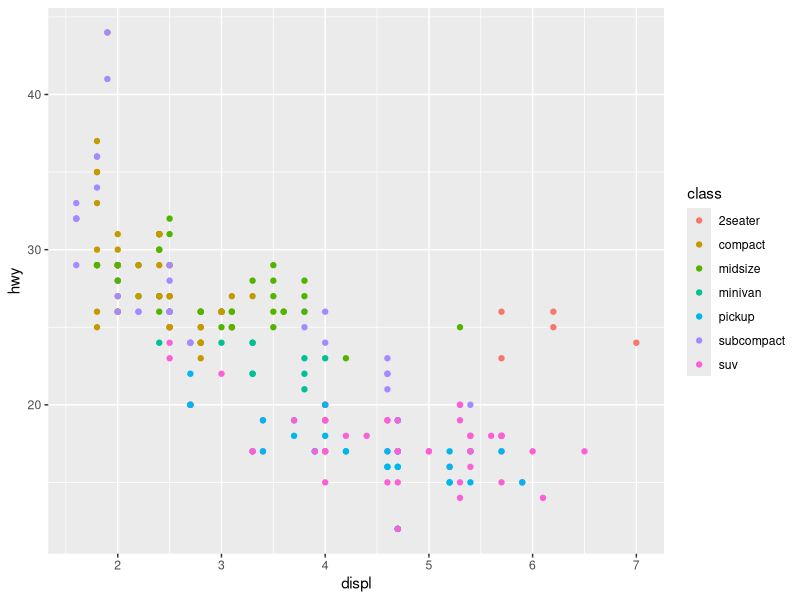
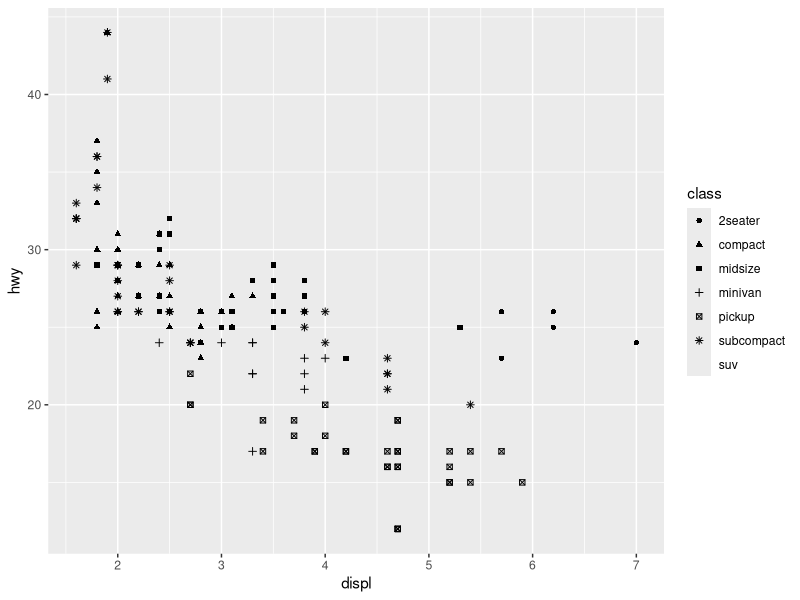
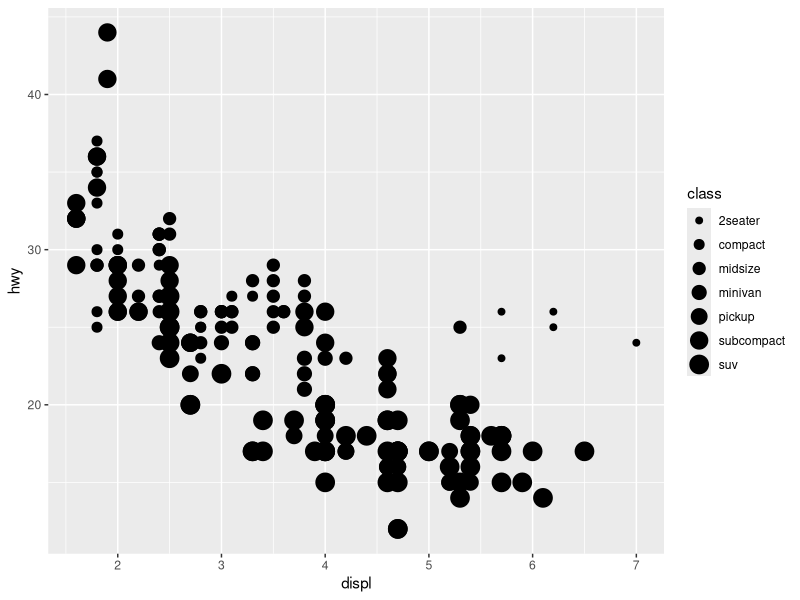
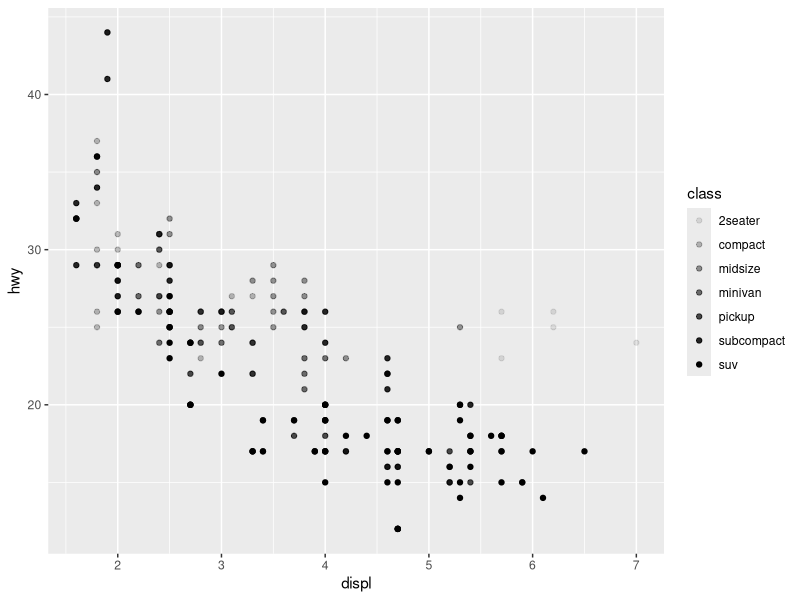
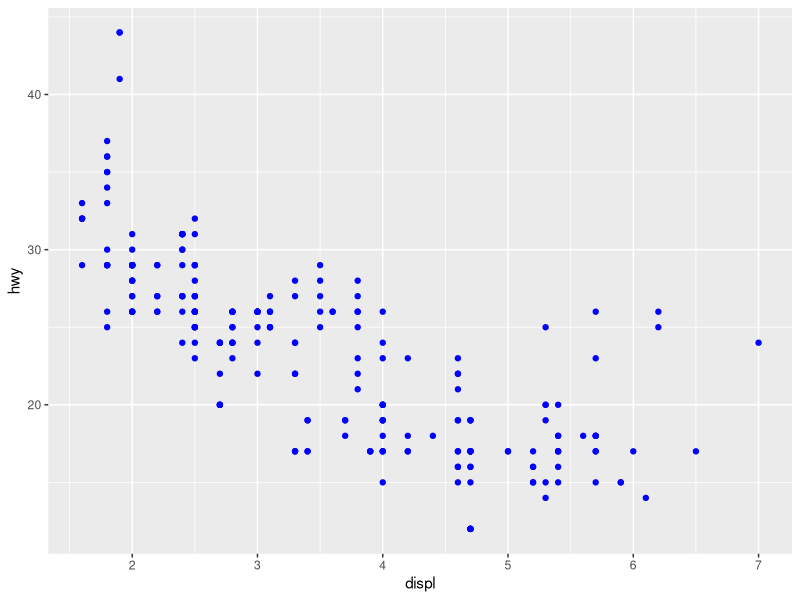
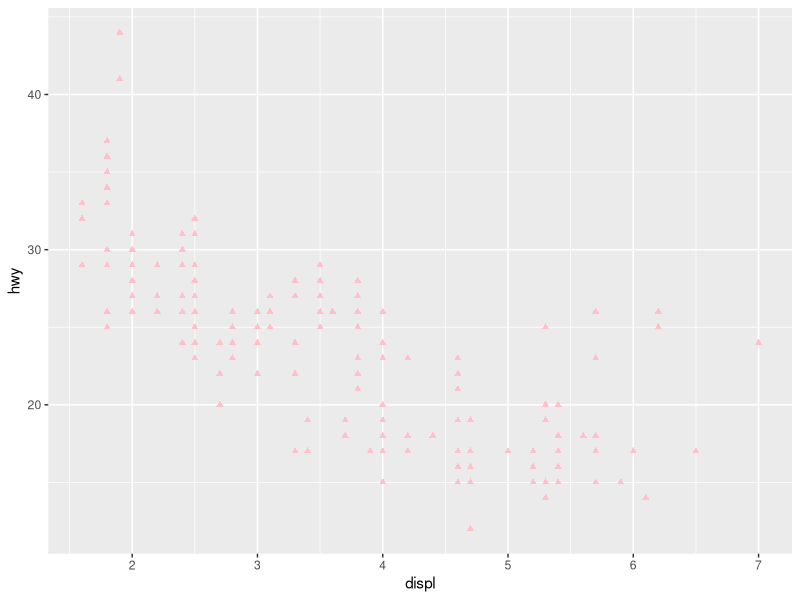
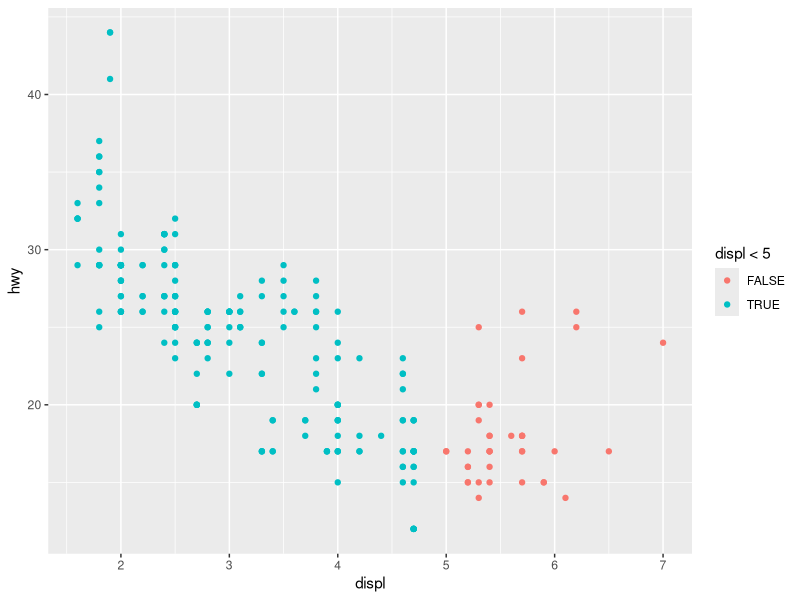
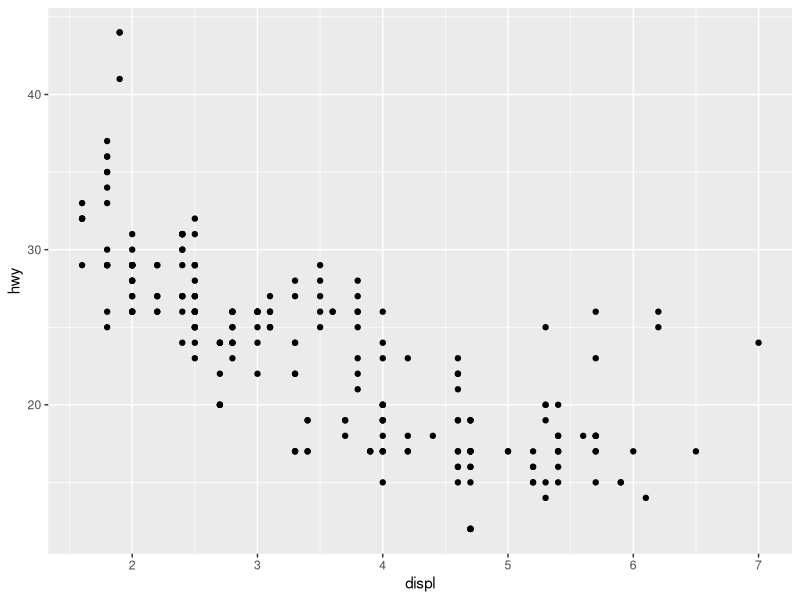

These charts were generated, in order, by the following R code:
## ---- chunk 1
library(tidyverse)
## ---- chunk 2
mpg
## ---- chunk 3

par(mar = c(4, 4, .1, .1))

# Left
ggplot(mpg, aes(x = displ, y = hwy, color = class))+
geom_point()

# Right
ggplot(mpg, aes(x = displ, y = hwy, shape = class))+
geom_point()
## ---- chunk 4
par(mar = c(4, 4, .1, .1))

# Left
ggplot(mpg, aes(x = displ, y = hwy, size = class))+
geom_point()

# Right
ggplot(mpg, aes(x = displ, y = hwy, alpha = class))+
geom_point()
## ---- chunk 5
ggplot(mpg, aes(x = displ, y = hwy)) + 
  geom_point(color = "blue")
## ---- chunk 6
ggplot(mpg, aes(x = displ, y = hwy)) + 
  geom_point(color = "pink", shape= 17)
## ---- chunk 7
ggplot(mpg, aes(x = displ, y = hwy, color = displ < 5)) +
geom_point()
## ---- chunk 8

par(mar = c(4, 4, .1, .1))

# Left
ggplot(mpg, aes(x = displ, y = hwy)) + 
  geom_point()

# Right
ggplot(mpg, aes(x = displ, y = hwy)) + 
  geom_smooth()
## ---- chunk 9

par(mar = c(4, 4, .1, .1))

# Left
ggplot(mpg, aes(x = displ, y = hwy, shape = drv))+
geom_smooth()

# Right
ggplot(mpg, aes(x = displ, y = hwy, linetype = drv))+ 
geom_smooth()
## ---- chunk 10

#par(mar = c(4, 4, .1, .1))

ggplot(mpg, aes(x = displ, y = hwy)) +
  geom_smooth()
              
ggplot(mpg, aes(x = displ, y = hwy)) +
  geom_smooth(aes(group = drv))
    
ggplot(mpg, aes(x = displ, y = hwy)) +
  geom_smooth(aes(color = drv), show.legend = FALSE)+geom_smooth()
## ---- chunk 11
ggplot(mpg, aes(x = displ, y = hwy)) + 
  geom_point() + 
  geom_point(
    data = mpg |> filter(class == "2seater"), 
    color = "red"
  ) +
  geom_point(
    data = mpg |> filter(class == "2seater"), 
    shape = "circle open", size = 3, color = "red"
  )
## ---- chunk 12

par(mar = c(4, 4, .1, .1))

# Left
ggplot(mpg, aes(x = hwy)) +
  geom_histogram(binwidth = 2)

# Middle
ggplot(mpg, aes(x = hwy)) +
  geom_density()

# Right
ggplot(mpg, aes(x = hwy)) +
  geom_boxplot()
## ---- chunk 13

par(mar = c(4, 4, .1, .1))

# Left
ggplot(mpg, aes(x = displ, y = hwy)) + 
  geom_point() + 
  facet_wrap(~cyl)


# Right
ggplot(mpg, aes(x = displ, y = hwy)) + 
  geom_point() + 
  facet_grid(drv ~ cyl)
## ---- chunk 14
ggplot(diamonds, aes(x = cut)) + 
  geom_bar()
## ---- chunk 15
ggplot(diamonds, aes(x = cut, y = after_stat(prop), group = 1))+ 
geom_bar()
## ---- chunk 16
ggplot(diamonds) + 
  stat_summary(
    aes(x = cut, y = depth),
    fun.min = min,
    fun.max = max,
    fun = median
  )
## ---- chunk 17

par(mar = c(4, 4, .1, .1))

ggplot(diamonds, aes(x = cut, color = cut)) + 
  geom_bar()

ggplot(diamonds, aes(x = cut, fill = cut)) + 
  geom_bar()
## ---- chunk 18
ggplot(diamonds, aes(x = cut, fill = clarity)) + 
  geom_bar()
## ---- chunk 19

par(mar = c(4, 4, .1, .1))

ggplot(diamonds, aes(x = cut, fill = clarity))+ 
geom_bar(alpha = 1/5, position = "identity")

ggplot(diamonds, aes(x = cut, color = clarity))+ 
geom_bar(fill = NA, position = "identity")
## ---- chunk 20
ggplot(mpg, aes(x = displ, y = hwy)) + 
  geom_point(position = "jitter")
## ---- chunk 21

par(mar = c(4, 4, .1, .1))

nz <- map_data("nz")

ggplot(nz, aes(x = long, y = lat, group = group)) +
  geom_polygon(fill = "white", color = "black")

ggplot(nz, aes(x = long, y = lat, group = group)) +
  geom_polygon(fill = "white", color = "black") +
  coord_quickmap()
## ---- chunk 22

par(mar = c(4, 4, .1, .1))

bar <- ggplot(data = diamonds) + 
  geom_bar(
    mapping = aes(x = cut, fill = cut), 
    show.legend = FALSE,
    width = 1
  ) + 
  theme(aspect.ratio = 1) +
  labs(x = NULL, y = NULL)

bar + coord_flip()
bar + coord_polar()
